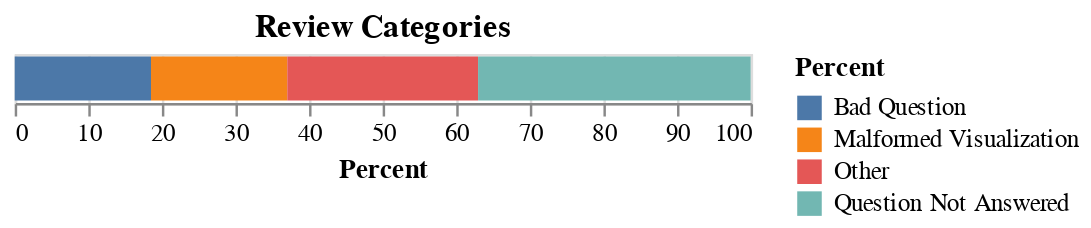

Notebook cell for this chart:
### Code cell
# get just the 'bad' reviews
bad_reviews = df[df['review_status'] == 'bad'].copy()
# expand the review_categories column into separate rows
bad_reviews['review_categories'] = bad_reviews['review_categories'].apply(json.loads)
bad_reviews = bad_reviews.explode('review_categories')

bad_reviews = bad_reviews.groupby('review_categories').size().reset_index(name='counts')
# convert counts into percentage
bad_reviews['percent'] = (bad_reviews['counts'] / bad_reviews['counts'].sum()) * 100

chart = alt.Chart(bad_reviews).mark_bar().encode(
    x=alt.X('percent:Q', title='Percent'),
    color=alt.Y('review_categories:N', title='Percent'),
    tooltip=['review_categories', 'percent']
).properties(
    title='Review Categories'
).configure_axis(
    labelAngle=0
)
chart.save('./out/figures/review_categories.png')
chart.display()

### Figure 1 — Vega-Lite specification as saved in the notebook (floating-point values rounded to 4 significant figures)
{"config": {"view": {"continuousWidth": 300, "continuousHeight": 300}, "axis": {"labelAngle": 0}}, "data": {"name": "data-8d8a525a52b518dced0c3e87fe177f8c"}, "mark": {"type": "bar"}, "encoding": {"color": {"field": "review_categories", "title": "Percent", "type": "nominal"}, "tooltip": [{"field": "review_categories", "type": "nominal"}, {"field": "percent", "type": "quantitative"}], "x": {"field": "percent", "title": "Percent", "type": "quantitative"}}, "title": "Review Categories", "$schema": "https://vega.github.io/schema/vega-lite/v5.20.1.json", "datasets": {"data-8d8a525a52b518dced0c3e87fe177f8c": [{"review_categories": "Bad Question", "counts": 5, "percent": 18.52}, {"review_categories": "Malformed Visualization", "counts": 5, "percent": 18.52}, {"review_categories": "Other", "counts": 7, "percent": 25.93}, {"review_categories": "Question Not Answered", "counts": 10, "percent": 37.04}]}}
